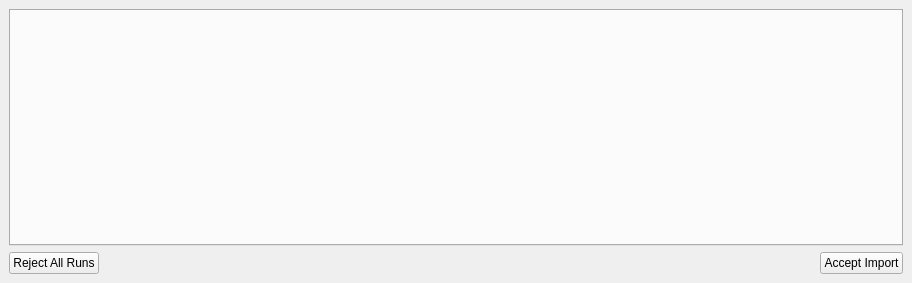
<?xml version="1.0" encoding="UTF-8"?>
<ui version="4.0">
 <class>MainWindow</class>
 <widget class="QMainWindow" name="MainWindow">
  <property name="windowModality">
   <enum>Qt::WindowModal</enum>
  </property>
  <property name="geometry">
   <rect>
    <x>0</x>
    <y>0</y>
    <width>912</width>
    <height>283</height>
   </rect>
  </property>
  <property name="windowTitle">
   <string>Conflicts Solver</string>
  </property>
  <widget class="QWidget" name="centralwidget">
   <layout class="QVBoxLayout" name="verticalLayout">
    <item>
     <widget class="QTabWidget" name="tabWidget">
      <property name="currentIndex">
       <number>-1</number>
      </property>
     </widget>
    </item>
    <item>
     <layout class="QHBoxLayout" name="horizontalLayout">
      <item>
       <widget class="QPushButton" name="reject_button">
        <property name="text">
         <string>Reject All Runs</string>
        </property>
       </widget>
      </item>
      <item>
       <spacer name="horizontalSpacer">
        <property name="orientation">
         <enum>Qt::Horizontal</enum>
        </property>
        <property name="sizeHint" stdset="0">
         <size>
          <width>40</width>
          <height>20</height>
         </size>
        </property>
       </spacer>
      </item>
      <item>
       <widget class="QPushButton" name="accept_button">
        <property name="text">
         <string>Accept Import</string>
        </property>
       </widget>
      </item>
     </layout>
    </item>
   </layout>
  </widget>
  <widget class="QMenuBar" name="menubar">
   <property name="geometry">
    <rect>
     <x>0</x>
     <y>0</y>
     <width>912</width>
     <height>22</height>
    </rect>
   </property>
  </widget>
 </widget>
 <resources/>
 <connections>
  <connection>
   <sender>reject_button</sender>
   <signal>clicked()</signal>
   <receiver>MainWindow</receiver>
   <slot>reject()</slot>
   <hints>
    <hint type="sourcelabel">
     <x>81</x>
     <y>557</y>
    </hint>
    <hint type="destinationlabel">
     <x>226</x>
     <y>552</y>
    </hint>
   </hints>
  </connection>
  <connection>
   <sender>accept_button</sender>
   <signal>clicked()</signal>
   <receiver>MainWindow</receiver>
   <slot>accept()</slot>
   <hints>
    <hint type="sourcelabel">
     <x>759</x>
     <y>560</y>
    </hint>
    <hint type="destinationlabel">
     <x>554</x>
     <y>549</y>
    </hint>
   </hints>
  </connection>
 </connections>
 <slots>
  <slot>reject()</slot>
  <slot>accept()</slot>
 </slots>
</ui>
